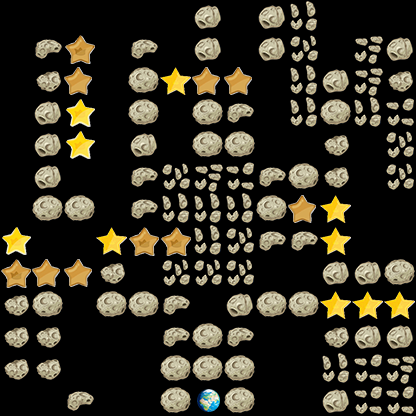

This is a level from a 2D game, rendered from its Tiled map with the project's own tilesets. A one-line summary and the map file follow, with tile-layer data summarised:
An orthogonal 13x13 tile map with 32x32 px tiles, 1 tile layer (layer_0).

<map version="1.0" orientation="orthogonal" renderorder="right-down" width="13" height="13" tilewidth="32" tileheight="32">
 <tileset firstgid="1" name="star" tilewidth="32" tileheight="32">
  <image source="landform/img.png" width="448" height="33" />
 </tileset>
 <layer name="layer_0" width="13" height="13">
  <data>[169 cells, 108 non-empty, 13 distinct tile ids]</data>
 </layer>
</map>
